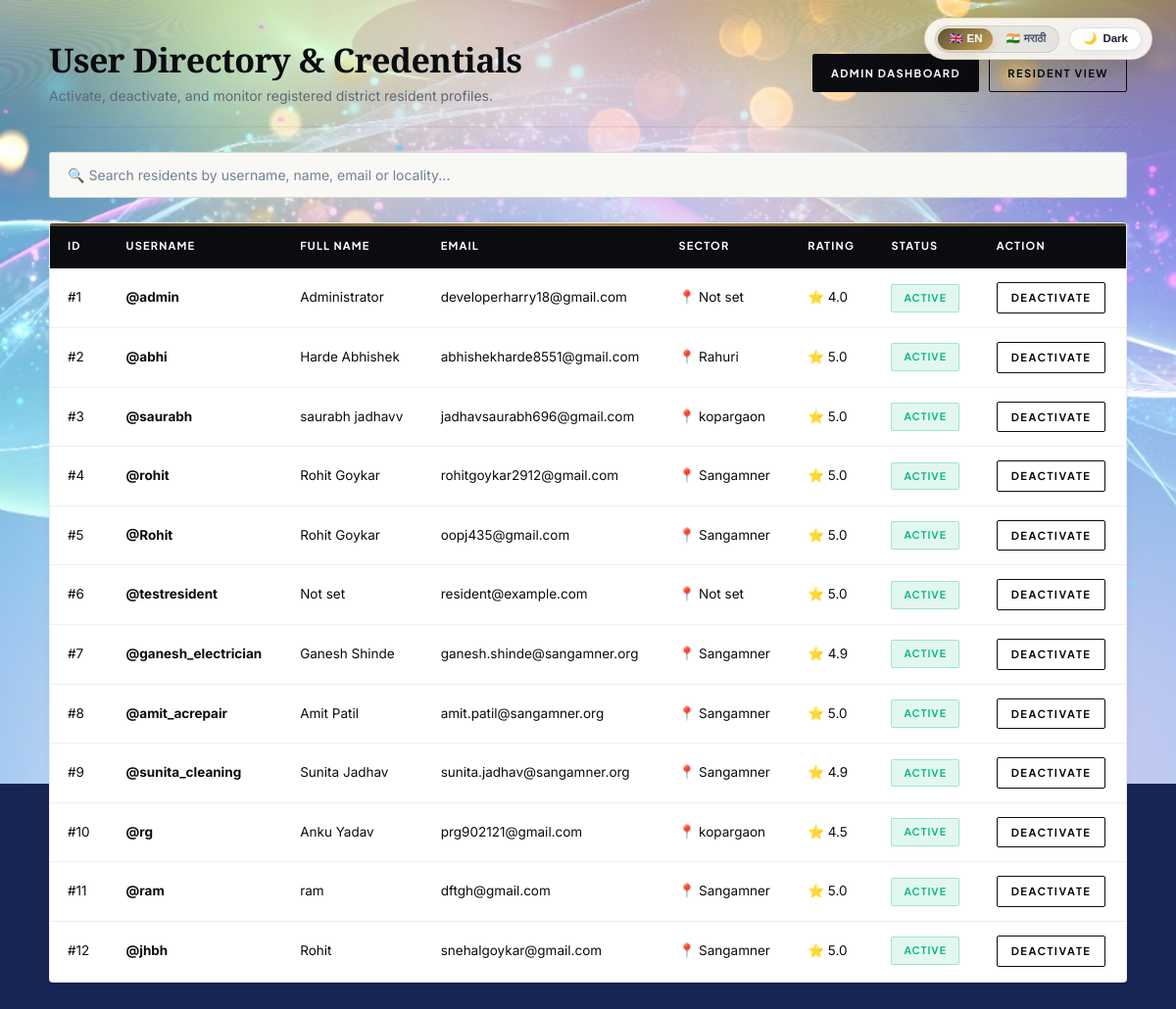
The app's page /admin/users (signed in) with its own data.
### app.py (models this page shows)
class User(db.Model):
    id = db.Column(db.Integer, primary_key=True)
    username = db.Column(db.String(80), unique=True, nullable=False)
    password = db.Column(db.String(200), nullable=False)
    email = db.Column(db.String(120), unique=True, nullable=False)
    name = db.Column(db.String(100))
    contact = db.Column(db.String(20))
    location = db.Column(db.String(100))
    blood_group = db.Column(db.String(5))
    skills = db.Column(db.Text)
    interests = db.Column(db.Text)
    role = db.Column(db.String(20), default='customer')
    rating = db.Column(db.Float, default=0)
    total_ratings = db.Column(db.Integer, default=0)
    trust_score = db.Column(db.Integer, default=50)
    is_active = db.Column(db.Boolean, default=True)
    is_admin = db.Column(db.Boolean, default=False)
    created_at = db.Column(db.DateTime, default=datetime.utcnow)

### app.py (the view)
@app.route('/admin/users')
def admin_users():
    if 'username' not in session:
        return redirect(url_for('login'))
    user = User.query.filter_by(username=session['username']).first()
    if not user or not user.is_admin:
        return "Access denied", 403
    users = User.query.all()
    return render_template('admin_users.html', users=users)

### templates/admin_users.html (shortened to what this page needs)
<!DOCTYPE html>
<html lang="en">
<head>
    <link rel="stylesheet" href="{{ url_for('static', filename='style.css') }}">
</head>
<body>
    <div class="container animate-fade-up">
        <div style="display: flex; justify-content: space-between; align-items: center; border-bottom: 1px solid var(--border-color); padding-bottom: 20px; flex-wrap: wrap; gap: 15px;">
            <div>
                <h1 style="font-size: 34px; margin-bottom: 4px;">User Directory & Credentials</h1>
                <p style="color: var(--muted-text); font-size: 14px;">Activate, deactivate, and monitor registered district resident profiles.</p>
            </div>
            <div style="display: flex; gap: 10px;">
                <a href="/admin" class="btn-luxury-primary" style="padding: 10px 18px; font-size: 11px;">Admin Dashboard</a>
                <a href="/dashboard" class="btn-luxury-outline" style="padding: 10px 18px; font-size: 11px;">Resident View</a>
            </div>
        </div>
        <input type="text" class="form-control-modern" placeholder="🔍 Search residents by username, name, email or locality..." data-live-filter="#usersTable tbody tr">
        <div class="luxury-card" style="padding: 0; overflow: hidden;">
            <div style="overflow-x: auto;">
                <table id="usersTable">
                    <thead>
                        <tr>
                            <th>ID</th>
                            <th>Username</th>
                            <th>Full Name</th>
                            <th>Email</th>
                            <th>Sector</th>
                            <th>Rating</th>
                            <th>Status</th>
                            <th>Action</th>
                        </tr>
                    </thead>
                    <tbody>
                        {% for user in users %}
                        <tr>
                            <td>#{{ user.id }}</td>
                            <td><b>@{{ user.username }}</b></td>
                            <td>{{ user.name or 'Not set' }}</td>
                            <td>{{ user.email }}</td>
                            <td>📍 {{ user.location or 'Not set' }}</td>
                            <td>⭐ {{ "%.1f"|format(user.rating or 5.0) }}</td>
                            <td>
                                <span class="badge-luxury {% if user.is_active %}badge-emerald{% else %}badge-rose{% endif %}">
                                    {{ 'Active' if user.is_active else 'Deactivated' }}
                                </span>
                            </td>
                            <td>
                                <a href="/admin/toggle-user/{{ user.id }}" class="btn-luxury-outline" style="padding: 6px 14px; font-size: 11px;">
                                    {{ 'Deactivate' if user.is_active else 'Activate' }}
                                </a>
                            </td>
                        </tr>
                        {% endfor %}
                    </tbody>
                </table>
            </div>
        </div>
    </div>
</body>
</html>

### templates/admin_users.html (style rules this page uses)
:root { --primary-white: #FFFFFF; --bg-cream: #EAECDD; --light-bg: #F8F9F5; --accent-gold: #5E5332; --accent-gold-light: #C5A059; --obsidian-black: #0A0C10; --muted-text: #606875; --border-color: rgba(10, 12, 16, 0.08); --transition-smooth: all 0.35s cubic-bezier(0.16, 1, 0.3, 1); }
* { margin: 0; padding: 0; box-sizing: border-box; }
body { font-family: 'Inter', sans-serif; background-color: var(--bg-cream); color: var(--obsidian-black); line-height: 1.6; padding: 40px 20px; min-height: 100vh; }
.container { max-width: 1100px; margin: 0 auto; display: flex; flex-direction: column; gap: 25px; }
table { width: 100%; border-collapse: collapse; background: #FFFFFF; }
th, td { padding: 14px 18px; text-align: left; border-bottom: 1px solid rgba(10, 12, 16, 0.06); font-size: 13.5px; }
th { background-color: var(--obsidian-black); color: var(--primary-white); font-family: 'Plus Jakarta Sans', sans-serif; font-size: 11px; font-weight: 700; text-transform: uppercase; letter-spacing: 1.2px; }

### records on screen
User: id "1", username "admin", name "Administrator", email "developerharry18@gmail.com", location "Not set", rating "4.0", is_active "ACTIVE", is_active "DEACTIVATE"
User: id "2", username "abhi", name "Harde Abhishek", email "abhishekharde8551@gmail.com", location "Rahuri", rating "5.0", is_active "ACTIVE", is_active "DEACTIVATE"
User: id "3", username "saurabh", name "saurabh jadhavv", email "jadhavsaurabh696@gmail.com", location "kopargaon", rating "5.0", is_active "ACTIVE", is_active "DEACTIVATE"
User: id "4", username "rohit", name "Rohit Goykar", email "rohitgoykar2912@gmail.com", location "Sangamner", rating "5.0", is_active "ACTIVE", is_active "DEACTIVATE"
User: id "5", username "Rohit", name "Rohit Goykar", email "oopj435@gmail.com", location "Sangamner", rating "5.0", is_active "ACTIVE", is_active "DEACTIVATE"
User: id "6", username "testresident", name "Not set", email "resident@example.com", location "Not set", rating "5.0", is_active "ACTIVE", is_active "DEACTIVATE"
User: id "7", username "ganesh_electrician", name "Ganesh Shinde", email "ganesh.shinde@sangamner.org", location "Sangamner", rating "4.9", is_active "ACTIVE", is_active "DEACTIVATE"
User: id "8", username "amit_acrepair", name "Amit Patil", email "amit.patil@sangamner.org", location "Sangamner", rating "5.0", is_active "ACTIVE", is_active "DEACTIVATE"
User: id "9", username "sunita_cleaning", name "Sunita Jadhav", email "sunita.jadhav@sangamner.org", location "Sangamner", rating "4.9", is_active "ACTIVE", is_active "DEACTIVATE"
User: id "10", username "rg", name "Anku Yadav", email "prg902121@gmail.com", location "kopargaon", rating "4.5", is_active "ACTIVE", is_active "DEACTIVATE"
User: id "11", username "ram", name "ram", email "dftgh@gmail.com", location "Sangamner", rating "5.0", is_active "ACTIVE", is_active "DEACTIVATE"
User: id "12", username "jhbh", name "Rohit", email "snehalgoykar@gmail.com", location "Sangamner", rating "5.0", is_active "ACTIVE", is_active "DEACTIVATE"
